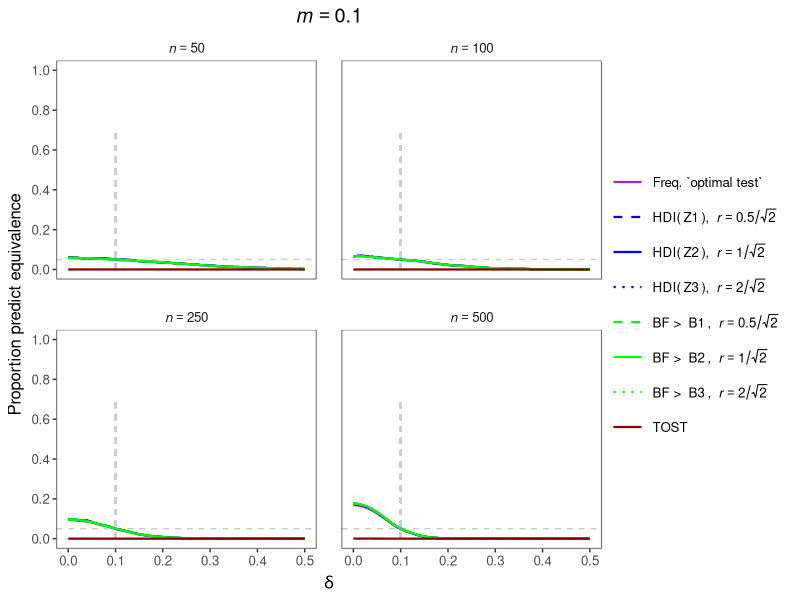
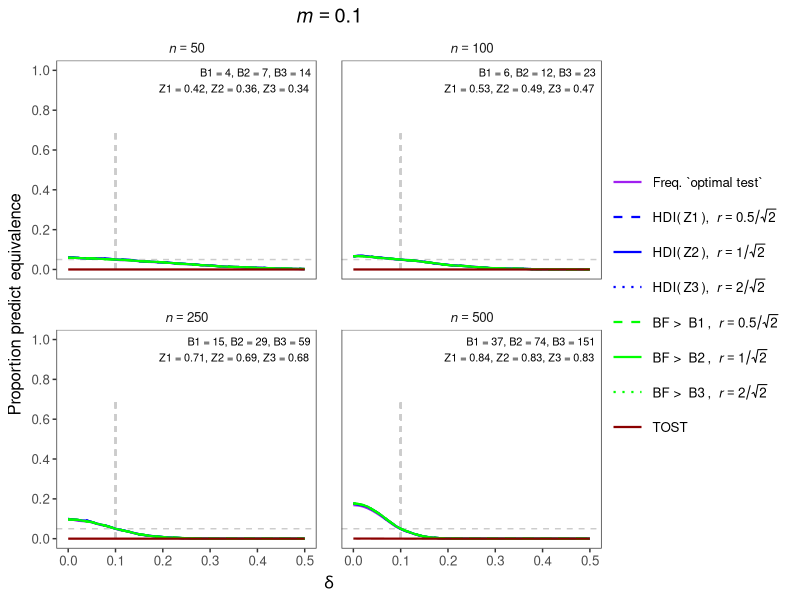

Write the R code that produced these figures, in order.

margin_value<-0.1

library(tidyverse)

threshold_mat <- read.csv("threshold_mat.csv")
results_mat <- read.csv("results_mat.csv")



table(apply(results_mat[results_mat$true_es<results_mat$margin,c("equiv", "hdi", "bf", "tost")],1, which.max))
table(apply(results_mat[results_mat$true_es>results_mat$margin,c("equiv", "hdi", "bf", "tost")],1, which.min))





pr_all <- results_mat %>% gather(key = "method",
                                 value = "pr_equiv",
                                 equiv, hdi, bf, tost) %>%
  mutate(method = factor(x = .$method),
         scale = scale) %>%
  distinct(margin,
           n,
           true_es,
           scale,
           method,
           .keep_all = TRUE) %>%
  mutate(sr = as.character(round(x = .$scale,
                                 digits = 1))) %>%
  mutate(id = ifelse(test = method %in% c("equiv", "tost"),
                     yes = as.character(method),
                     no = paste(.$method, .$sr, sep = "_"))) %>%
  mutate(id = factor(
    x = id,
    levels = c("equiv",
               "hdi_0.4", "hdi_0.7", "hdi_1.4",               
               "bf_0.4", "bf_0.7", "bf_1.4","tost")
  ))


pr_all<- pr_all[pr_all[,"sr"]%in%c("0.4", "0.7", "1.4"),]
###  We will only look at one-third of the frequentist 
###  results since we have three results (one for every 
###  scale parameter value)

freq_ids<- apply(pr_all[pr_all[,"method"]%in%c("TOST", "equiv"), 
                        !colnames(pr_all)%in%c("jjj", "sr", "scale", "pr_equiv")],1,
                 function(x) paste(x, collapse = ""))

pr_all_freq <- pr_all[match(unique(freq_ids), freq_ids),]

dim(pr_all[pr_all[,"method"]%in%c("TOST", "equiv"), ])

# removing all freq methods because there are triplicates (due to scale)
pr_all <- pr_all[!pr_all[,"method"]%in%c("TOST", "equiv"), ]
dim(pr_all)
# 
pr_all <- rbind(pr_all,pr_all_freq)
dim(pr_all)
head(pr_all)
tail(pr_all)
####






### making the plot ###


plot_int03 <- ggplot(data = pr_all[pr_all$margin == margin_value, ],
                     mapping = aes(x = true_es)) +
  geom_hline(yintercept = 0.05,
             size = 0.5,
             colour = "grey80",
             linetype = "dashed") +
  
  geom_segment(mapping=aes(x=margin_value, xend=margin_value, y=0, yend=0.7),
               size = 0.5,
               colour = "grey80",
               linetype = "dashed") +
  geom_line(aes(y = pr_equiv, 
                colour = id,
                linetype = id),
            lwd = 0.75) +
  facet_wrap(facets = ~n,
             labeller = label_bquote(italic("n") == .(n))) +
  ggtitle(label = expression(italic("m") == 0.1))  +
  scale_x_continuous(name = expression(delta),
                     breaks = seq(from = 0,
                                  to = 0.5,
                                  by = 0.1),
                     labels = c("0.0", "0.1", "0.2", "0.3", "0.4", "0.5"),
                     limits = c(0, 0.5)) +
  scale_y_continuous(name = "Proportion predict equivalence",
                     breaks = seq(from = 0,
                                  to = 1,
                                  by = 0.2),
                     labels = c("0.0", "0.2", "0.4", "0.6", "0.8", "1.0"),
                     limits = c(0, 1)) +
  scale_colour_manual(name = NULL,
                      values = c(
                        "purple",
                        "blue",
                        "blue",
                        "blue",
                        "green",
                        "green",
                        "green", "darkred"
                      ),
                      labels = c(
                        "Freq. `optimal test`",
                        bquote("HDI(" ~Z1~ "), " ~ italic("r") == 0.5 / sqrt(2)),
                        bquote("HDI(" ~Z2~ "), " ~ italic("r") == 1 / sqrt(2)),
                        bquote("HDI(" ~Z3~ "), " ~ italic("r") == 2 / sqrt(2)),
                        bquote("BF > " ~ B1 ~ ", " ~ italic("r") == 0.5 / sqrt(2)),
                        bquote("BF > " ~ B2 ~ ", " ~ italic("r") == 1 / sqrt(2)),
                        bquote("BF > " ~ B3 ~ ", " ~ italic("r") == 2 / sqrt(2)),
                        "TOST"
                      )) +
  scale_linetype_manual(name = NULL,
                        values = c(
                          "solid",
                          "dashed",
                          "solid",
                          "dotted",
                          "dashed",
                          "solid",
                          "dotted", "solid"
                        ),
                        labels =  c(
                          "Freq. `optimal test`",
                          bquote("HDI(" ~Z1~ "), " ~ italic("r") == 0.5 / sqrt(2)),
                          bquote("HDI(" ~Z2~ "), " ~ italic("r") == 1 / sqrt(2)),
                          bquote("HDI(" ~Z3~ "), " ~ italic("r") == 2 / sqrt(2)),
                          bquote("BF > " ~ B1 ~ ", " ~ italic("r") == 0.5 / sqrt(2)),
                          bquote("BF > " ~ B2 ~ ", " ~ italic("r") == 1 / sqrt(2)),
                          bquote("BF > " ~ B3 ~ ", " ~ italic("r") == 2 / sqrt(2)),
                          "TOST"
                        )) +
  theme_bw() +
  theme(panel.grid = element_blank(),
        text = element_text(size = 12),
        strip.background = element_rect(fill = "white",
                                        colour = "white"),
        plot.title = element_text(hjust = 0.5),
        panel.spacing = unit(x = 0.25, units = "in"),
        legend.key.height = unit(x = 0.35, units = "in"),
        legend.key.width = unit(x = 0.35, units = "in"),
        legend.text.align = 0,
        legend.margin = margin(t = 0,
                               r = 10,
                               b = 0,
                               l = 0),
        legend.box.margin = margin(t = 0,
                                   r = 0,
                                   b = 0,
                                   l = -5),
        axis.title.y = element_text(margin = margin(r = 5)),
        axis.title.x = element_text(margin = margin(t = 5)))  
plot_int03

BF_thres <- round(t(
  matrix(  threshold_mat[threshold_mat[,"margin"]==margin_value, "BFthres_sim"],4,)))

dat_text <- data.frame(
  label = c(
    paste0(c("B1 = ", "B2 = ","B3 = "), BF_thres[,1], collapse=", "), 
    paste0(c("B1 = ", "B2 = ","B3 = "), BF_thres[,2], collapse=", "),
    paste0(c("B1 = ", "B2 = ","B3 = "), BF_thres[,3], collapse=", "), 
    paste0(c("B1 = ", "B2 = ","B3 = "), BF_thres[,4], collapse=", ")),
  n   = c(50, 100, 250, 500)
)
HDI_thres <- round(t(
  matrix(  threshold_mat[threshold_mat[,"margin"]==margin_value, "HDIprob_sim"],4,)),2)


hdi_text <- data.frame(
  label = c(paste0(c("Z1 = ", "Z2 = ","Z3 = "), HDI_thres[,1], collapse=", "), 
            paste0(c("Z1 = ", "Z2 = ","Z3 = "), HDI_thres[,2], collapse=", "),
            paste0(c("Z1 = ", "Z2 = ","Z3 = "), HDI_thres[,3], collapse=", "), 
            paste0(c("Z1 = ", "Z2 = ","Z3 = "), HDI_thres[,4], collapse=", ")),
  n   = c(50, 100, 250, 500)
)

plot_int03 +
  geom_text(
    data    = dat_text,
    mapping = aes(x = Inf, y = Inf, label = label),
    hjust   = 1.05,
    vjust   = 2, cex=2.75)+
  
  geom_text(
    data    = hdi_text,
    mapping = aes(x = Inf, y = Inf, label = label),
    hjust   = 1.05,
    vjust   = 4, cex=2.75)

